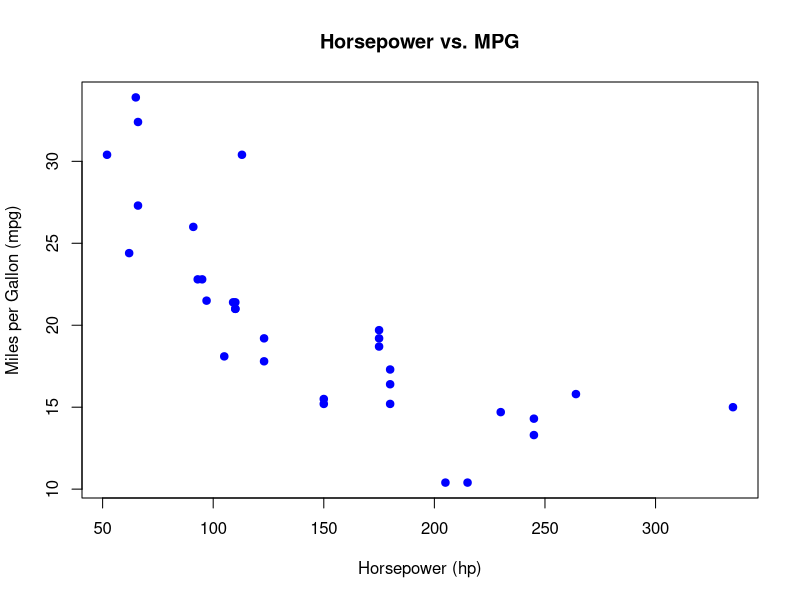

This chart was generated by the following R code:
## ---- chunk 1
knitr::opts_chunk$set(echo = FALSE)
library(ggplot2)
## ---- chunk 2
plot(mtcars$hp, mtcars$mpg, main="Horsepower vs. MPG", xlab="Horsepower (hp)", ylab="Miles per Gallon (mpg)", col="blue", pch=19) 

